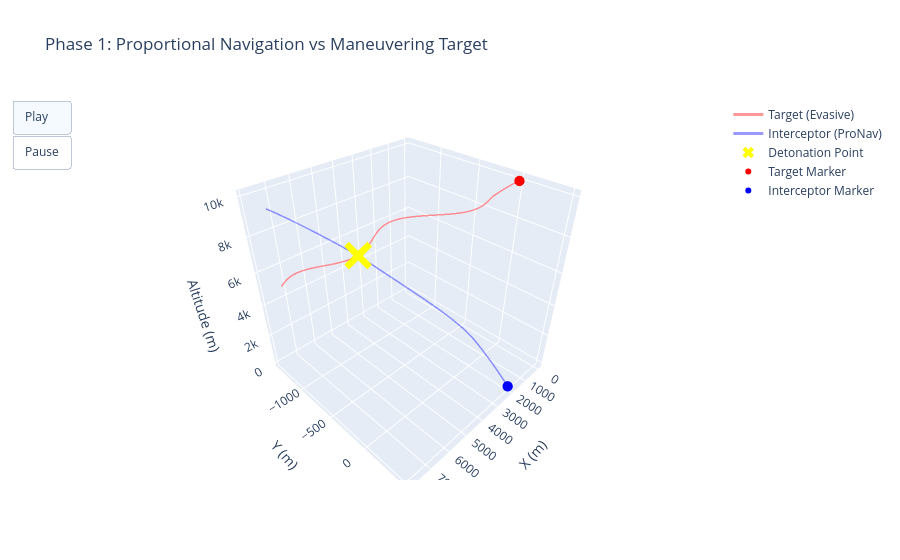

Write notebook code for a chart like this one.
### Code cell
# --- 1. Initial States ---
target_state = np.array([0.0, 0.0, 10000.0, 300.0, 0.0, 0.0]) 
interceptor_state = np.array([2000.0, 500.0, 0.0, 200.0, -25.0, 530.0])

dt = 0.1  
total_time = 30  
steps = int(total_time / dt)

target_path = np.zeros((steps, 3))
interceptor_path = np.zeros((steps, 3))
distances = np.zeros(steps)

# --- 2. Simulation Loop with Active Guidance ---
for i in range(steps):
    target_path[i] = target_state[0:3]
    interceptor_path[i] = interceptor_state[0:3]
    distances[i] = np.linalg.norm(target_path[i] - interceptor_path[i])
    
    t = i * dt
    
    # Target Evasive Maneuver: 3g lateral wave starting at 5 seconds
    target_accel = np.zeros(3)
    if t > 5.0:
        target_accel[1] = 30.0 * np.sin(0.5 * t) 
        
    # Interceptor Guidance: Calculate PN command
    interceptor_accel = proportional_navigation(interceptor_state, target_state, N=4.0)
    
    # Step Physics forward
    target_state = rk4_step(target_state, t, dt, missile_dynamics, accel_cmd=target_accel)
    interceptor_state = rk4_step(interceptor_state, t, dt, missile_dynamics, accel_cmd=interceptor_accel)

# --- 3. CPA Hit Analysis ---
hit_radius = 20.0 
min_dist_idx = np.argmin(distances)
time_of_interception = min_dist_idx * dt
interception_coords = target_path[min_dist_idx]

# Run geometric CPA on the closest recorded states for sub-timestep precision
t_cpa, precise_miss_dist = compute_cpa(
    target_path[min_dist_idx], target_state[3:6], 
    interceptor_path[min_dist_idx], interceptor_state[3:6]
)

print(f"--- ProNav Simulation Results ---")
print(f"Closest Recorded Gap: {distances[min_dist_idx]:.2f} meters")
print(f"Geometric CPA Miss:   {precise_miss_dist:.2f} meters")

if precise_miss_dist <= hit_radius:
    print(f"STATUS: TARGET DESTROYED at t = {time_of_interception:.1f}s")
else:
    print(f"STATUS: MISS")

# --- 4. Plotting ---
fig = go.Figure()

fig.add_trace(go.Scatter3d(x=target_path[:,0], y=target_path[:,1], z=target_path[:,2], mode='lines', line=dict(color='rgba(255,0,0,0.4)', width=3), name='Target (Evasive)'))
fig.add_trace(go.Scatter3d(x=interceptor_path[:,0], y=interceptor_path[:,1], z=interceptor_path[:,2], mode='lines', line=dict(color='rgba(0,0,255,0.4)', width=3), name='Interceptor (ProNav)'))

if precise_miss_dist <= hit_radius:
    fig.add_trace(go.Scatter3d(
        x=[interception_coords[0]], y=[interception_coords[1]], z=[interception_coords[2]],
        mode='markers', marker=dict(size=10, color='yellow', symbol='x'), name='Detonation Point'
    ))

# Find base traces for animation
base_traces = len(fig.data)
target_idx = base_traces
interceptor_idx = base_traces + 1

fig.add_trace(go.Scatter3d(x=[target_path[0,0]], y=[target_path[0,1]], z=[target_path[0,2]], mode='markers', marker=dict(size=6, color='red'), name='Target Marker'))
fig.add_trace(go.Scatter3d(x=[interceptor_path[0,0]], y=[interceptor_path[0,1]], z=[interceptor_path[0,2]], mode='markers', marker=dict(size=6, color='blue'), name='Interceptor Marker'))

frame_skip = 2 # Lowered skip for smoother visual tracking of maneuvers
frames = []
for k in range(0, steps, frame_skip):
    frames.append(go.Frame(
        data=[
            go.Scatter3d(x=[target_path[k,0]], y=[target_path[k,1]], z=[target_path[k,2]]),
            go.Scatter3d(x=[interceptor_path[k,0]], y=[interceptor_path[k,1]], z=[interceptor_path[k,2]])
        ],
        traces=[target_idx, interceptor_idx],
        name=f'frame_{k}'
    ))
fig.frames = frames

fig.update_layout(
    title='Phase 1: Proportional Navigation vs Maneuvering Target',
    scene=dict(xaxis_title='X (m)', yaxis_title='Y (m)', zaxis_title='Altitude (m)'),
    updatemenus=[dict(
        type="buttons",
        buttons=[
            dict(label="Play", method="animate", args=[None, dict(frame=dict(duration=20, redraw=True), fromcurrent=True)]),
            dict(label="Pause", method="animate", args=[[None], dict(frame=dict(duration=0, redraw=False), mode="immediate")])
        ]
    )]
)

fig.show()

### Figure 1 — Plotly figure (JSON) as saved in the notebook; plotly's stock layout.template omitted (floating-point values rounded to 4 significant figures; data arrays with more than 128 entries replaced by an {"elided": "..."} marker saying what was removed)
{"data": [{"line": {"color": "rgba(255,0,0,0.4)", "width": 3}, "mode": "lines", "name": "Target (Evasive)", "type": "scatter3d", "x": {"elided": "300 float values"}, "y": {"elided": "300 float values"}, "z": {"elided": "300 float values"}}, {"line": {"color": "rgba(0,0,255,0.4)", "width": 3}, "mode": "lines", "name": "Interceptor (ProNav)", "type": "scatter3d", "x": {"elided": "300 float values"}, "y": {"elided": "300 float values"}, "z": {"elided": "300 float values"}}, {"marker": {"color": "yellow", "size": 10, "symbol": "x"}, "mode": "markers", "name": "Detonation Point", "type": "scatter3d", "x": [5920.0], "y": [-577.3], "z": [7833.0]}, {"marker": {"color": "red", "size": 6}, "mode": "markers", "name": "Target Marker", "type": "scatter3d", "x": [0], "y": [0], "z": [10000]}, {"marker": {"color": "blue", "size": 6}, "mode": "markers", "name": "Interceptor Marker", "type": "scatter3d", "x": [2000], "y": [500], "z": [0]}], "layout": {"scene": {"xaxis": {"title": {"text": "X (m)"}}, "yaxis": {"title": {"text": "Y (m)"}}, "zaxis": {"title": {"text": "Altitude (m)"}}}, "title": {"text": "Phase 1: Proportional Navigation vs Maneuvering Target"}, "updatemenus": [{"buttons": [{"args": [null, {"frame": {"duration": 20, "redraw": true}, "fromcurrent": true}], "label": "Play", "method": "animate"}, {"args": [[null], {"frame": {"duration": 0, "redraw": false}, "mode": "immediate"}], "label": "Pause", "method": "animate"}], "type": "buttons"}]}}
